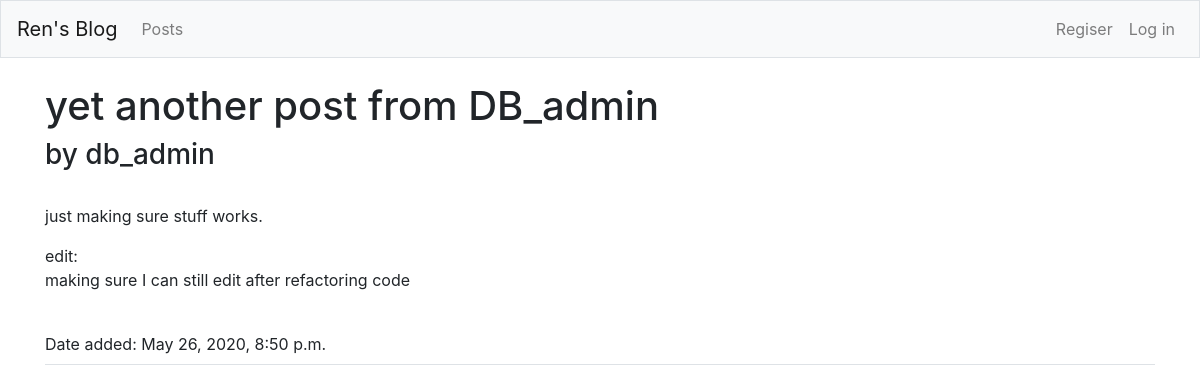
The app's page /posts/5 with its own data.
### blogs/models.py (models this page shows, shortened)
class BlogPost(models.Model):
    date_added = models.DateTimeField(auto_now_add=True)
    title = models.CharField(max_length=64, unique=True)
    text = models.TextField()
    owner = models.ForeignKey(User, on_delete=models.CASCADE)

### blogs/views.py (the view)
# urls.py: path('posts/<int:post_id>', views.post, name='post'),
def post(request, post_id):
    post = BlogPost.objects.get(id=post_id)
    context = {'post': post}
    return render(request, 'blogs/post.html', context)

### blogs/templates/blogs/post.html
{% extends 'blogs/base.html' %}
{% load bootstrap4 %}
{% block page_header %}
<h1>
  {{ post.title }}
</h1>
<h3>
  by {{ post.owner }}
</h3>
{% endblock page_header %}
{% block content %}
<br>
<div class="panel panel-default">
    <div class="panel-body">
      {{ post.text|linebreaks }}
      <br>
      Date added: {{ post.date_added }}
    </div>
  </div>
{% endblock content %}

### records on screen
BlogPost: title "yet another post from DB_admin", owner "db_admin", text "just making sure stuff works. edit: making sure I can still edit after refactoring code", date_added "May 26, 2020, 8:50 p.m."
